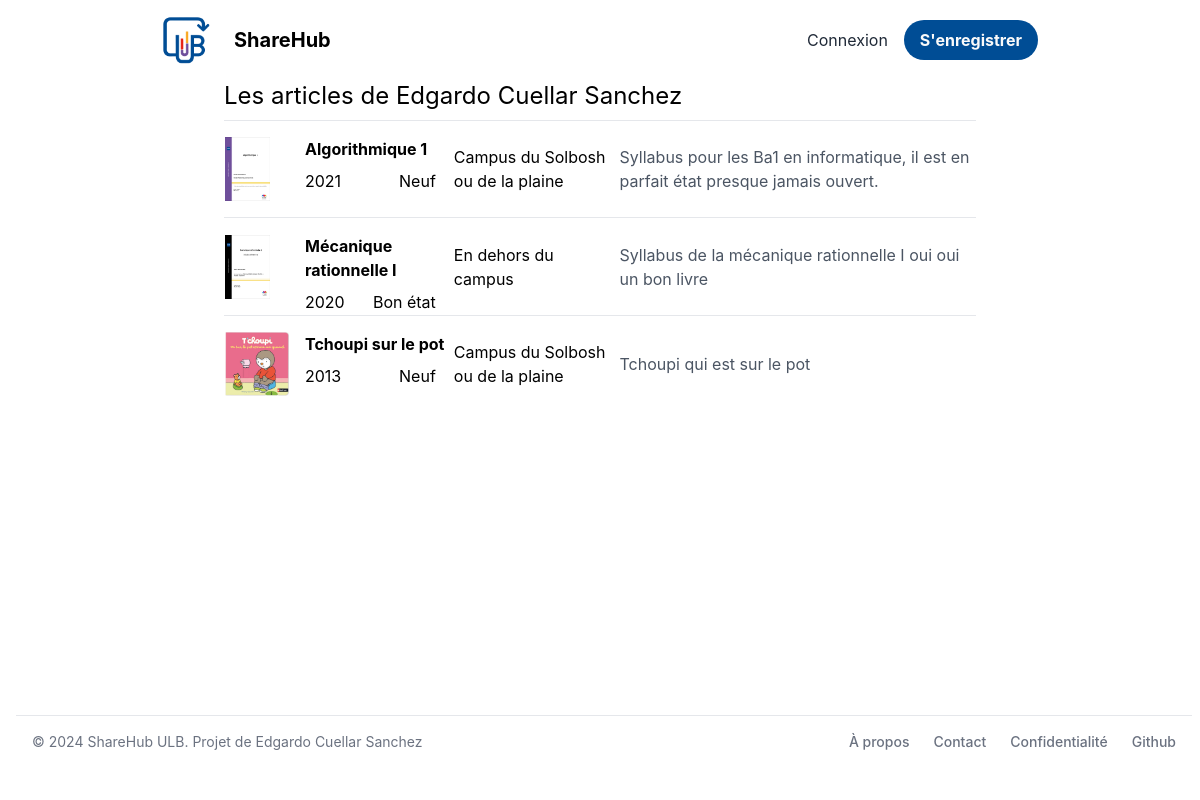
Page /user_products/1 on the committed database.
### store/models/customer.py (models this page shows, shortened)
class Customer(models.Model):
    first_name = models.CharField(max_length=50, default="")
    last_name = models.CharField (max_length=50, default="")
    description = models.CharField(max_length=288, default="")
    faculty = models.CharField(max_length=50, default="")
    email=models.EmailField(default="", unique=True)
    password = models.CharField(max_length=100, default="")
    register_date = models.DateField(default=None, null=True, blank=True)
    is_banned = models.BooleanField(default=False)
    @staticmethod
    def get_customer_by_id(id):
        try:
            return Customer.objects.get(id= id)
        except:
            return False

### store/models/product.py (models this page shows, shortened)
class Products(models.Model):
    customer = models.ForeignKey(Customer, on_delete=models.CASCADE, default=None)
    name = models.CharField(max_length=60, default='')
    price= models.IntegerField(default=0)
    category= models.ForeignKey(Category,on_delete=models.CASCADE,default=1 )
    condition= models.ForeignKey(Condition,on_delete=models.CASCADE,default=1 )
    place= models.ForeignKey(Place,on_delete=models.CASCADE,default=1 )
    description= models.CharField(max_length=250, default='', blank=True, null= True)
    date = models.IntegerField(default=2000)
    sold = models.BooleanField(default=False)
    @staticmethod
    def get_products_by_userid(customer_id, sold=False):
        if sold:
            return Products.objects.filter (customer=customer_id, sold=True)
        else:
            return Products.objects.filter (customer=customer_id, sold=False)

### store/models/product_img.py (models this page shows, shortened)
class ProductImage(models.Model):
    product = models.ForeignKey(Products, on_delete=models.CASCADE)
    image = models.ImageField(upload_to='products/')
    @staticmethod
    def get_images_by_product_id(product_id):
        return ProductImage.objects.filter(product_id=product_id)

### store/models/category.py (models this page shows, shortened)
class Condition(models.Model) :
    name= models.CharField(max_length=50)
    def __str__(self):
        return self.name

class Place(models.Model):
    name= models.CharField(max_length=50)
    def __str__(self):
        return self.name

### store/views/products/user_products.py (the view)
# urls.py: path('user_products/<int:customer_id>', UserProductsView.as_view(), name='user_products'),
class UserProductsView(View):
    html_template = "products/user_products.html"
    def get(self , request, customer_id=None):
        if customer_id is None:
            return redirect('index')
        customer = Customer.get_customer_by_id(customer_id)
        products = Products.get_products_by_userid(customer)
        return render(request , self.html_template  , {'user': customer, 'products' : products})

### store/templatetags/custom_filter.py (called while the page is built)
@register.filter(name='get_first_image_product')
def get_first_image_product(product_id):
    return ProductImage.get_images_by_product_id(product_id)[0].image.url

### store/templates/products/user_products.html (shortened to what this page needs)
{% extends 'base.html' %}
{% block content %}
{% load cart %}
{% load custom_filter %}
<div class="w-8/12 mx-auto">
    <div class="bg-white rounded-lg overflow-hidden px-6">
        <h2 class="text-2xl mb-2">Les articles de {{user.first_name}} {{user.last_name}}</h2>
        <table class="table w-full border-collapse">
            <tbody>
                {% for product in products %}
                <tr class="border-t">
                    <td class="py-4 w-20">
                        <a href="{% url 'product' product.id %}">
                            <img class="h-16 w-auto object-cover" src="{{product.id|get_first_image_product}}" alt="{{product.name}}">
                        </a>
                    </td>
                    <td class="flex flex-col text-left pt-4">
                        <a href="{% url 'product' product.id %}">
                        <p class="font-bold">{{product.name}}</p>
                        <div class="flex flex-row justify-between mt-2 pr-4">
                            <p>{{product.date}}</p>
                            <p>{{product.condition}}</p>
                        </div>
                        </a>
                    </td>
                    <td class="py-4">
                        <label class="">{{product.place}}</label>
                    </td>
                    <td class="py-4 text-gray-600">{{product.description}}</td>
                </tr>
                {% endfor %}
            </tbody>
        </table>
    </div>
</div>
{% endblock %}

### rows in the picture
Customer: first_name "Edgardo", last_name "Cuellar Sanchez"
Products: id|get_first_image_product (picture), name "Algorithmique 1", date "2021", condition "Neuf", place "Campus du Solbosh ou de la plaine", description "Syllabus pour les Ba1 en informatique, il est en parfait état presque jamais ouvert."
Products: id|get_first_image_product (picture), name "Mécanique rationnelle I", date "2020", condition "Bon état", place "En dehors du campus", description "Syllabus de la mécanique rationnelle I oui oui un bon livre"
Products: id|get_first_image_product (picture), name "Tchoupi sur le pot", date "2013", condition "Neuf", place "Campus du Solbosh ou de la plaine", description "Tchoupi qui est sur le pot"
